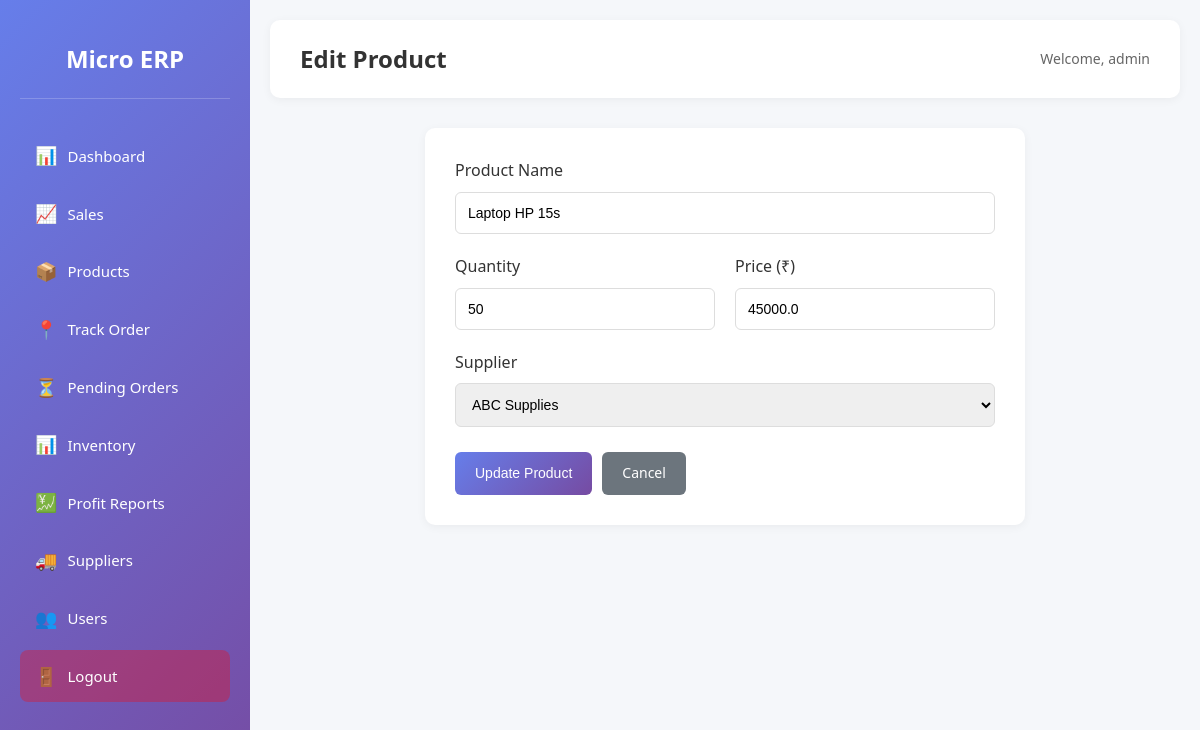
Screenshot of /products/edit/70 (signed in) with the database file from the repository.
### tables this page shows
CREATE TABLE products (
    id INTEGER PRIMARY KEY AUTOINCREMENT,
    name TEXT NOT NULL,
    quantity INTEGER DEFAULT 0,
    price REAL DEFAULT 0,
    supplier_id INTEGER,
    FOREIGN KEY (supplier_id) REFERENCES suppliers (id)
);

CREATE TABLE suppliers (
    id INTEGER PRIMARY KEY AUTOINCREMENT,
    name TEXT NOT NULL,
    contact TEXT,
    email TEXT,
    phone TEXT,
    user_id INTEGER,
    FOREIGN KEY (user_id) REFERENCES users (id)
);

### app.py (the view, shortened to what this page needs)
@app.route('/products/edit/<int:id>', methods=['GET', 'POST'])
@login_required
@role_required(['admin', 'manager'])
def edit_product(id):
    conn = get_db_connection()
    suppliers = conn.execute('SELECT * FROM suppliers').fetchall()
    product = conn.execute('SELECT * FROM products WHERE id = ?', (id,)).fetchone()
    conn.close()
    return render_template('add_product.html', suppliers=suppliers, product=product)

### app.py (called while the page is built)
def get_db_connection():
    conn = sqlite3.connect(DB_PATH)
    conn.row_factory = sqlite3.Row
    return conn

def login_required(f):
    @wraps(f)
    def decorated_function(*args, **kwargs):
        if 'user_id' not in session:
            flash('Please log in first.', 'error')
            return redirect(url_for('login'))
        return f(*args, **kwargs)
    return decorated_function

def role_required(roles):
    def decorator(f):
        @wraps(f)
        def decorated_function(*args, **kwargs):
            if 'role' not in session or session['role'] not in roles:
                flash('You do not have permission to access this page.', 'error')
                return redirect(url_for('dashboard'))
            return f(*args, **kwargs)
        return decorated_function
    return decorator

### templates/add_product.html (shortened to what this page needs)
{% extends "base.html" %}
{% block header %}{% if product %}Edit{% else %}Add{% endif %} Product{% endblock %}
{% block content %}
<div class="form-container">
    <form method="POST" action="" class="data-form">
        <div class="form-group">
            <label for="name">Product Name</label>
            <input type="text" id="name" name="name" required value="{{ product.name if product else '' }}" placeholder="Enter product name">
        </div>
        <div class="form-row">
            <div class="form-group">
                <label for="quantity">Quantity</label>
                <input type="number" id="quantity" name="quantity" required min="0" value="{{ product.quantity if product else '0' }}" placeholder="0">
            </div>
            <div class="form-group">
<label for="price">Price (₹)</label>
                <input type="number" id="price" name="price" required min="0" step="0.01" value="{{ product.price if product else '0.00' }}" placeholder="0.00">
            </div>
        </div>
        <div class="form-group">
            <label for="supplier_id">Supplier</label>
            <select id="supplier_id" name="supplier_id">
                {% for supplier in suppliers %}
                <option value="{{ supplier.id }}" {% if product and product.supplier_id == supplier.id %}selected{% endif %}>
                    {{ supplier.name }}
                </option>
                {% endfor %}
            </select>
        </div>
        <div class="form-actions">
            <button type="submit" class="btn btn-primary">{% if product %}Update{% else %}Add{% endif %} Product</button>
            <a href="{{ url_for('products') }}" class="btn btn-secondary">Cancel</a>
        </div>
    </form>
</div>
{% endblock %}

### static/style.css (style rules this page uses)
* { margin: 0; padding: 0; box-sizing: border-box; }
body { font-family: 'Segoe UI', Tahoma, Geneva, Verdana, sans-serif; background-color: #f5f7fa; color: #333; line-height: 1.6; }
.btn { padding: 10px 20px; border: none; border-radius: 6px; cursor: pointer; font-size: 14px; font-weight: 500; text-decoration: none; display: inline-block; transition: all 0.3s ease; }
.btn-primary { background: linear-gradient(135deg, #667eea 0%, #764ba2 100%); color: white; }
.btn-secondary { background: #6c757d; color: white; }
.form-container { max-width: 600px; margin: 0 auto; }
.data-form { background: white; padding: 30px; border-radius: 10px; box-shadow: 0 2px 10px rgba(0, 0, 0, 0.05); }
.form-group { margin-bottom: 20px; }
.form-group label { display: block; margin-bottom: 8px; font-weight: 500; color: #333; }
.form-group input, .form-group select { width: 100%; padding: 12px; border: 1px solid #ddd; border-radius: 6px; font-size: 14px; transition: border-color 0.3s ease; }
.form-group input::placeholder { color: #aaa; }
.form-row { display: grid; grid-template-columns: 1fr 1fr; gap: 20px; }
.form-actions { display: flex; gap: 10px; margin-top: 25px; }

### rows the page displays
products: name "Laptop HP 15s", quantity "50", price "45000.0", supplier_id "ABC Supplies"

### other values shown
{{ session.get('username') }} "admin"
